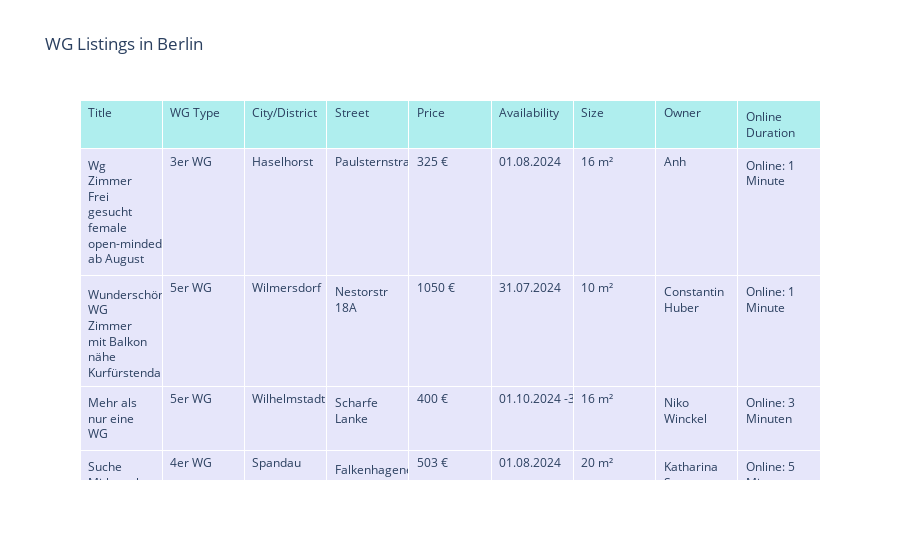

Notebook code cell kept with this figure:
### Code cell
# Import Libraries
import requests
from bs4 import BeautifulSoup
import pandas as pd
import time
import plotly.graph_objects as go

# Functions for Web Scraping
def get_wg_listings(url):
    headers = {
        'User-Agent': 'Mozilla/5.0 (Windows NT 10.0; Win64; x64) AppleWebKit/537.36 (KHTML, like Gecko) Chrome/91.0.4472.124 Safari/537.36'
    }
    response = requests.get(url, headers=headers)
    soup = BeautifulSoup(response.content, 'html.parser')
    return soup

def parse_listing(listing):
    title = listing.find('h3', class_='truncate_title noprint')
    location = listing.find('div', class_='col-xs-11')
    price = listing.find('div', class_='col-xs-3')
    availability = listing.find('div', class_='col-xs-5 text-center')
    size = listing.find('div', class_='col-xs-3 text-right')

    # Using BeautifulSoup to locate owner and online duration
    owner = listing.find('span', class_='ml5')
    online_duration = listing.find('span', style='color: #218700;')

    # Extracting location information
    location_text = location.text.strip() if location else None
    wg_type, district, street = None, None, None

    if location_text:
        location_parts = [part.strip() for part in location_text.split("|")]
        if len(location_parts) == 3:
            wg_type, city_district, street = location_parts
        elif len(location_parts) == 2:
            wg_type, city_district = location_parts
        elif len(location_parts) == 1:
            wg_type = location_parts[0]

        if city_district and "Berlin" in city_district:
            district = city_district.replace("Berlin", "").strip()

    # Remove extra spaces between dates in availability
    availability_text = availability.text.strip().replace(' ', '') if availability else None

    data = {
        'Title': title.text.strip() if title else None,
        'WG Type': wg_type,
        'City/District': district,
        'Street': street,
        'Price': f"{price.text.strip().replace('€', '').replace(' ', '')} €" if price else None,
        'Availability': availability_text,
        'Size': f"{size.text.strip().replace('m²', '').replace(' ', '')} m²" if size else None,
        'Owner': owner.text.strip() if owner else None,
        'Online Duration': online_duration.text.strip() if online_duration else None
    }

    return data

def scrape_wg_data(base_url, num_listings):
    listings_data = []
    page = 0

    while len(listings_data) < num_listings:
        url = f"{base_url}?page={page}"
        soup = get_wg_listings(url)
        listings = soup.find_all('div', class_='offer_list_item')
        
        if not listings:
            break

        for listing in listings:
            data = parse_listing(listing)
            listings_data.append(data)
            if len(listings_data) >= num_listings:
                break

        page += 1
        time.sleep(1)  # To avoid overwhelming the server with requests

    df = pd.DataFrame(listings_data)
    return df

# Data Scraping
BASE_URL = 'https://www.wg-gesucht.de/wg-zimmer-in-Berlin.8.0.1.0.html'
NUM_LISTINGS = 200
wg_data_df = scrape_wg_data(BASE_URL, NUM_LISTINGS)

# Data Visualization and Saving
fig = go.Figure(data=[go.Table(
    header=dict(values=list(wg_data_df.columns),
                fill_color='paleturquoise',
                align='left'),
    cells=dict(values=[wg_data_df[col] for col in wg_data_df.columns],
               fill_color='lavender',
               align='left'))
])

fig.update_layout(title='WG Listings in Berlin')
fig.show()

# Save the DataFrame to an Excel file
wg_data_df.to_excel('wg_listings_berlin.xlsx', index=False)

### Figure 1 — Plotly figure (JSON) as saved in the notebook; plotly's stock layout.template omitted (floating-point values rounded to 4 significant figures; data arrays with more than 128 entries replaced by an {"elided": "..."} marker saying what was removed)
{"data": [{"cells": {"align": "left", "fill": {"color": "lavender"}, "values": {"elided": "9x200 str values"}}, "header": {"align": "left", "fill": {"color": "paleturquoise"}, "values": ["Title", "WG Type", "City/District", "Street", "Price", "Availability", "Size", "Owner", "Online Duration"]}, "type": "table"}], "layout": {"autosize": true, "title": {"text": "WG Listings in Berlin"}}}
